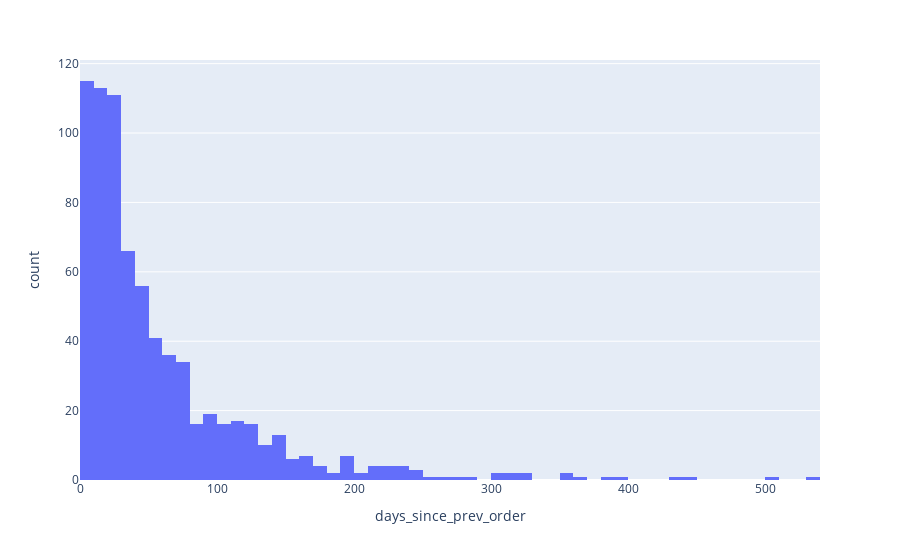

Notebook code cell kept with this figure:
### Code cell
import plotly.express as px

fig = px.histogram(df, x='days_since_prev_order', nbins=100)
fig.show()

### Figure 1 — Plotly figure (JSON) as saved in the notebook; plotly's stock layout.template omitted (floating-point values rounded to 4 significant figures; data arrays with more than 128 entries replaced by an {"elided": "..."} marker saying what was removed)
{"data": [{"alignmentgroup": "True", "bingroup": "x", "hovertemplate": "days_since_prev_order=%{x}<br>count=%{y}<extra></extra>", "legendgroup": "", "marker": {"color": "#636efa", "pattern": {"shape": ""}}, "name": "", "nbinsx": 100, "offsetgroup": "", "orientation": "v", "showlegend": false, "type": "histogram", "x": {"elided": "741 int values"}, "xaxis": "x", "yaxis": "y"}], "layout": {"barmode": "relative", "legend": {"tracegroupgap": 0}, "margin": {"t": 60}, "xaxis": {"anchor": "y", "domain": [0, 1], "title": {"text": "days_since_prev_order"}}, "yaxis": {"anchor": "x", "domain": [0, 1], "title": {"text": "count"}}}}
